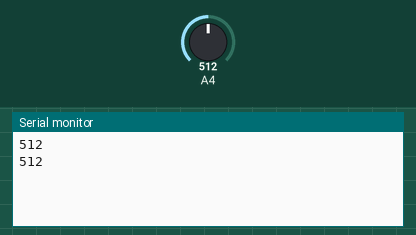
Simulated run of this sketch. Board: Arduino Uno, built with avr-gcc and run on an emulated ATmega328P. Parts: the last lines printed to the serial monitor. The test bench sets the inputs (shaded band); at power-on: A4 = 512.

Above: at 3.8 s.
3.9 s: A4 set to 716
At 6.8 s:
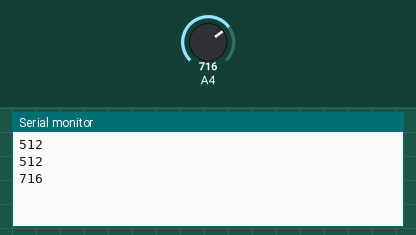
7.8 s: A4 set to 900
At 10.3 s:
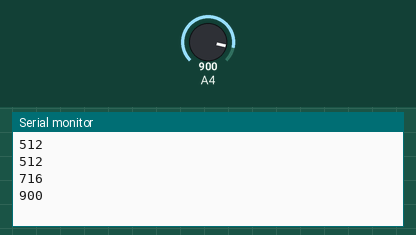
Timing chart, 0 to 11.8 s (numbered marks = the images above; inputs shaded):
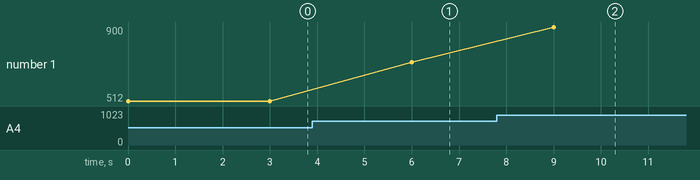

Measured:
- after the input at 3.9 s, the serial monitor: prints a new line after 2.1 s (image 1)
- after the input at 7.8 s, the serial monitor: prints a new line after 1.2 s (image 2)
- plotted number 1: 512 → 716 after the input at 3.9 s, 716 → 900 after the input at 7.8 s

The sketch:

ohmmeter.ino
```cpp
int value;
void setup() {
  // put your setup code here, to run once:
  Serial.begin(9600);

}

void loop() {
  // put your main code here, to run repeatedly:
  value = analogRead(A4);
  Serial.println(value);
  delay(3000);
}
```
